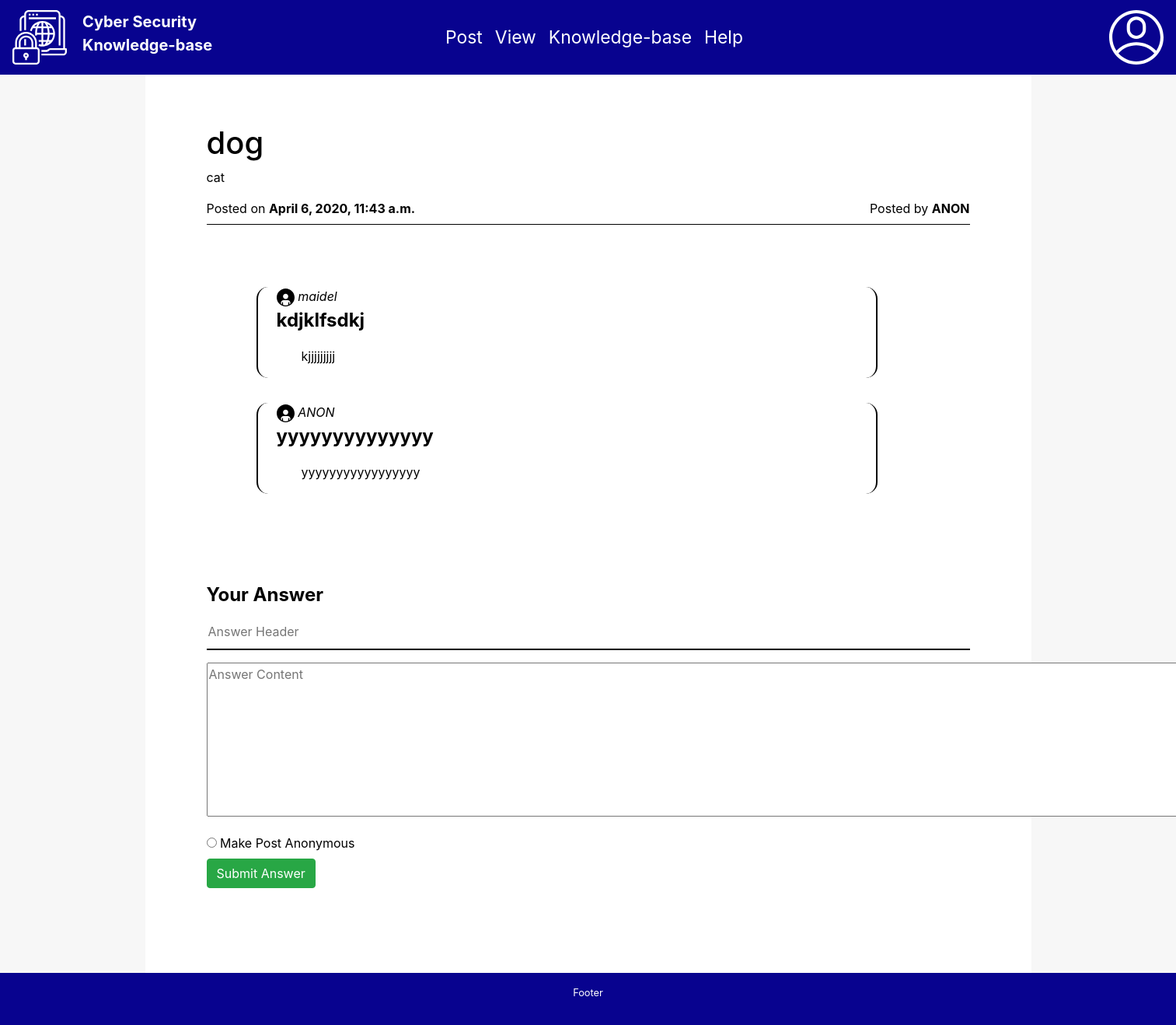
Page /question/4/dog (signed in) on the committed database.
### QuestionandAnswerForum/models.py (models this page shows, shortened)
class Question(models.Model):
    id = models.AutoField(primary_key=True)
    question_title = models.CharField(max_length=255)
    content = models.TextField()
    date_posted = models.DateTimeField(auto_now_add=True)
    posted_by = models.ForeignKey(User, on_delete = models.PROTECT)
    expertise_required = models.BooleanField(default = False)
    slug = models.SlugField(max_length=40)
    anonymous = models.BooleanField(default = True)

class QuestionRelpy(models.Model):
    id = models.AutoField(primary_key = True)
    reply_header = models.CharField(max_length=120)
    content = models.TextField()
    submitted_by = models.ForeignKey(User, on_delete = models.PROTECT)
    reply_rank = models.DecimalField(blank  = True, max_digits = 5, decimal_places = 2)
    question = models.ForeignKey(Question, on_delete = models.PROTECT)
    expertise_required = models.BooleanField(default = False)
    anonymous = models.BooleanField(default = True)
    def __str__(self):
        return str(self.reply_header)

### QuestionandAnswerForum/views.py (the view, shortened to what this page needs)
# urls.py: path('question/<int:question_id>/<slug:slug>', viewquestion),
def viewquestion(request, question_id, slug):
    if not request.user.is_authenticated:
       return redirect('http://127.0.0.1:8000/login')
    else:
        context = {}
        question = Question.objects.get(id=question_id, slug=slug)
        question_json = json.loads(serializers.serialize('json', [ question ]))[0]['fields']
        question_json['date_posted'] = question.date_posted
        question_json['qid'] = question.id
        question_json['question_text'] = question.content
        question_json['posted_by']=question.posted_by.username
        if(question.anonymous):
            question_json['posted_by']=question.posted_by.username
            question_json['posted_by']="ANON"
        else:
            question_json['posted_by']=question.posted_by.username
        context['question'] = question_json
        try:
            context['reply'] =  QuestionRelpy.objects.filter(question_id=question_id)
            replylist= QuestionRelpy.objects.filter(question_id=question_id)
            length=len(QuestionRelpy.objects.filter(question_id=question_id))
            nameslist=[]
            for i in range (0,(length)):
                if(context['reply'][i].anonymous == True):
                    nameslist.append(context['reply'][i].submitted_by.username)
                elif(context['reply'][i].anonymous==False):
                    nameslist.append("ANON")
            print(nameslist)
            context['replies']=zip(nameslist,replylist)
        except ObjectDoesNotExist:
            print("No Answers to this question")
        return render(request, 'view-question.html', context)

### QuestionandAnswerForum/templates/view-question.html (shortened to what this page needs)
{% extends 'base.html' %}
{% load static %}
  {% block body %}
	 <div class="container change-container-color">
     <div class="view-question">
        <h1>{{ question.question_title }}</h1>
        <p>{{ question.content|safe }}</p>
        <p class="questiondetails"><span style="float: left">Posted on <strong>{{ question.date_posted }}</strong></span><span style="float: right">Posted by <strong>{{ question.posted_by }}</strong></span></p>
      </div>
      {%for i,j in replies %}
     <div class="replies">
       <img src="{% static 'images/user.svg' %}" width="3%" height="3%">
       <span class="user-reply-name">{{i}}</span>
    <p class="reply-header"> {{j}}</p>
    <span class="reply-content">{{j.content}}</span>
    </div>
 {% endfor %}
                <form class="answer"  method="POST">
                  <p class="reply-header">Your Answer</p>
                    <input type="text" name="answer_title" value="" autocomplete="off" placeholder="Answer Header" class="askInput-modified"><p />
                    <textarea name="answer" rows="8" cols="134" placeholder="Answer Content"></textarea><p />
                    <input type="radio" id="postby" name="postby" value="postby">
                  <label for="male">Make Post Anonymous</label><br>
                    <input type="submit" name="ask" value="Submit Answer" class="btn btn-success">
                </form>
      {% endblock %}

### QuestionandAnswerForum/static/css/style.css (style rules this page uses)
body { background-color: #f7f7f7; color: black; padding-bottom: 2.5rem; height: 100%; }
.change-container-color { background: white; }
html { height: 100%; }
.view-question { padding: 4em; }
input[type=text] { width: 100%; box-sizing: border-box; border: none; border-bottom: 2px solid black; }
.askInput-modified { width: 100%; margin-bottom: 1em; padding-bottom: 10px; }
.user-reply-name { font-style: italic; }
.questiondetails { padding-bottom: 2em; border-bottom: 1.5px solid; }
.replies { margin-bottom:2em; margin-left: 8em; width: 72%; padding-bottom: 1em; border-right: 2px solid; border-left: 2px solid; padding-left: 1.5em; border-radius: 15px; }
.reply-header { font-size: 1.5em; font-weight: bold; }
.reply-content { padding: 0 0 0 2em; }
.answer { padding: 5em 4em 10em 4em; }

### rows in the picture
Question: content "cat", date_posted "April 6, 2020, 11:43 a.m."
QuestionRelpy: username "maidel", reply_header "kdjklfsdkj", content "kjjjjjjjjj"
QuestionRelpy: i "ANON", reply_header "yyyyyyyyyyyyyy", content "yyyyyyyyyyyyyyyyy"

### other values in the picture
{{ question.question_title }} "dog"
{{ question.posted_by }} "ANON"
